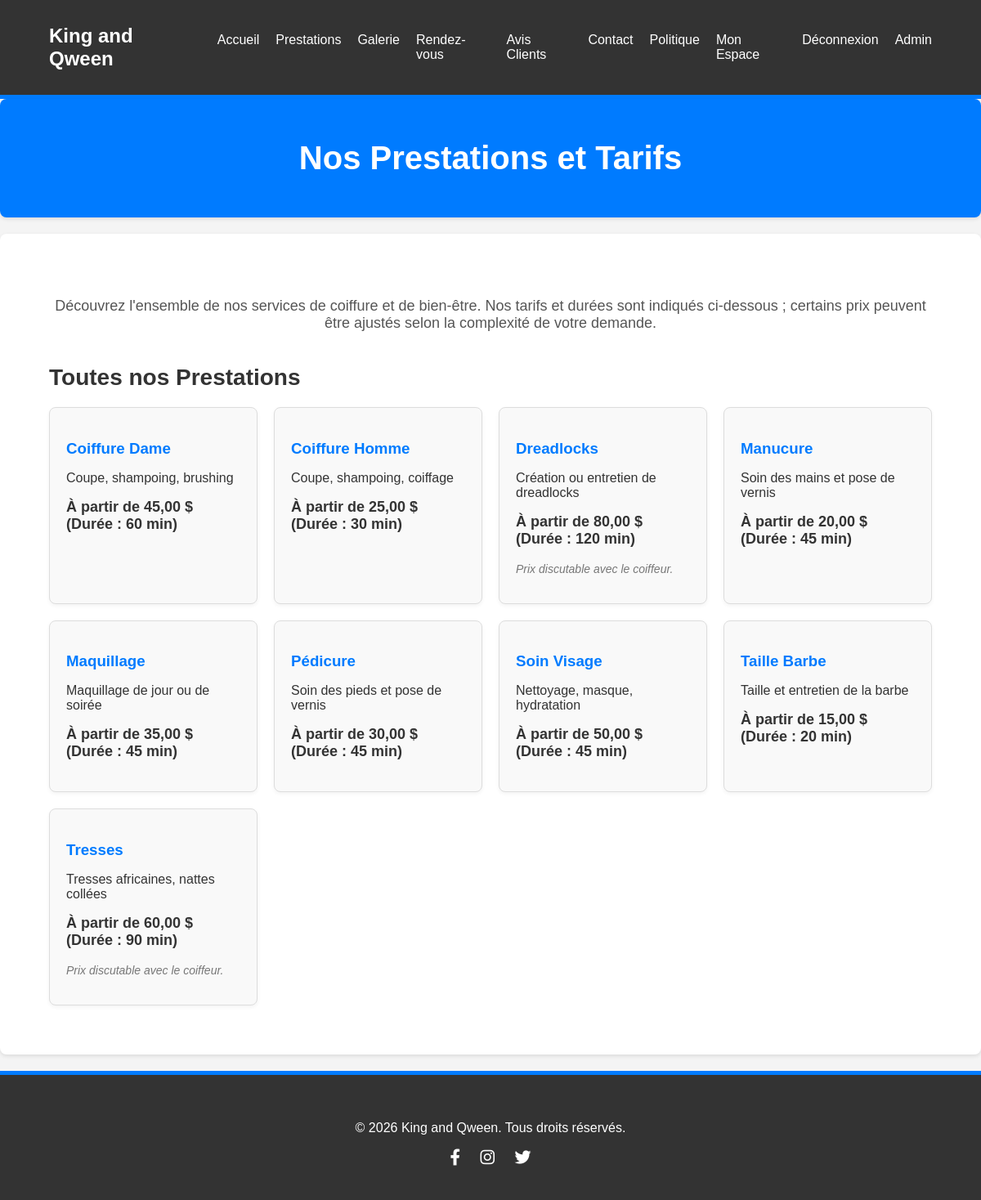
Screenshot of /frontend/prestations.php (signed in) with the database file from the repository.
### tables this page shows
CREATE TABLE `services` (
  `id` int(11) NOT NULL AUTO_INCREMENT,
  `nom` varchar(255) NOT NULL,
  `description` text,
  `prix_depart` decimal(10,2) NOT NULL,
  `duree_minutes` int(11) NOT NULL DEFAULT 30,
  `prix_discutable` tinyint(1) DEFAULT 0,
  `created_at` datetime DEFAULT CURRENT_TIMESTAMP,
  PRIMARY KEY (`id`),
  CONSTRAINT `chk_services_prix` CHECK (`prix_depart` >= 0),
  CONSTRAINT `chk_services_duree` CHECK (`duree_minutes` > 0)
);

### frontend/prestations.php (the view, shortened to what this page needs)
<?php
require_once __DIR__ . "/../includes/db.php";
$services = [];
$sql = "SELECT id, nom, description, prix_depart, COALESCE(duree_minutes, 30) AS duree_minutes, prix_discutable FROM services ORDER BY nom ASC";
if ($result = $mysqli->query($sql)) {
    while ($row = $result->fetch_assoc()) {
        $services[] = $row;
    }
}
include __DIR__ . "/../includes/header.php";
?>
<section class="page-title">
    <div class="container">
        <h1>Nos Prestations et Tarifs</h1>
    </div>
</section>
<section class="services-list">
    <div class="container">
        <p class="intro-text">Découvrez l'ensemble de nos services de coiffure et de bien-être. Nos tarifs et durées sont indiqués ci-dessous ; certains prix peuvent être ajustés selon la complexité de votre demande.</p>
        <div class="service-category">
            <h2>Toutes nos Prestations</h2>
            <div class="service-grid">
                <?php foreach ($services as $service): ?>
                    <div class="service-item">
                        <h3><?php echo htmlspecialchars($service["nom"]); ?></h3>
                        <p><?php echo nl2br(htmlspecialchars($service["description"] ?? '')); ?></p>
                        <p class="price">
                            À partir de <strong><?php echo number_format((float) $service["prix_depart"], 2, ",", " "); ?> $</strong>
                            <span>(Durée : <?php echo (int) $service["duree_minutes"]; ?> min)</span>
                        </p>
                        <?php if (!empty($service["prix_discutable"])): ?>
                            <p class="note"><em>Prix discutable avec le coiffeur.</em></p>
                        <?php endif; ?>
                    </div>
                <?php endforeach; ?>
            </div>
        </div>
    </div>
</section>
<?php include __DIR__ . "/../includes/footer.php"; ?>

### assets/css/style.css (style rules this page uses)
body { font-family: Arial, sans-serif; margin: 0; padding: 0; background-color: #f4f4f4; color: #333; }
.container { width: 90%; max-width: 1200px; margin: 0 auto; padding: 20px 0; }
section { padding: 40px 0; background-color: white; margin-bottom: 20px; border-radius: 8px; box-shadow: 0 2px 5px rgba(0,0,0,0.1); }
section h2 { text-align: center; margin-bottom: 30px; font-size: 36px; color: #007bff; }
.intro-text { text-align: center; margin-bottom: 40px; font-size: 18px; color: #555; }
.service-grid { display: grid; grid-template-columns: repeat(auto-fit, minmax(250px, 1fr)); gap: 20px; }
.services-list .service-category h2 { text-align: left; margin-top: 40px; margin-bottom: 20px; color: #333; font-size: 28px; }
.services-list .service-item { background-color: #f9f9f9; border: 1px solid #ddd; border-radius: 8px; padding: 20px; box-shadow: 0 2px 5px rgba(0,0,0,0.05); }
.services-list .service-item h3 { color: #007bff; margin-bottom: 10px; }
.services-list .service-item .price { font-size: 18px; font-weight: bold; color: #333; margin-top: 15px; }
.services-list .service-item .note { font-size: 14px; color: #777; margin-top: 5px; }
.page-title { background-color: #007bff; color: white; padding: 30px 0; margin-bottom: 20px; text-align: center; border-radius: 8px; }
.page-title h1 { margin: 0; font-size: 40px; }

### rows the page displays
services: nom "Coiffure Dame", description "Coupe, shampoing, brushing", prix_depart "45,00", duree_minutes "60"
services: nom "Coiffure Homme", description "Coupe, shampoing, coiffage", prix_depart "25,00", duree_minutes "30"
services: nom "Dreadlocks", description "Création ou entretien de dreadlocks", prix_depart "80,00", duree_minutes "120", prix_discutable "Prix discutable avec le coiffeur."
services: nom "Manucure", description "Soin des mains et pose de vernis", prix_depart "20,00", duree_minutes "45"
services: nom "Maquillage", description "Maquillage de jour ou de soirée", prix_depart "35,00", duree_minutes "45"
services: nom "Pédicure", description "Soin des pieds et pose de vernis", prix_depart "30,00", duree_minutes "45"
services: nom "Soin Visage", description "Nettoyage, masque, hydratation", prix_depart "50,00", duree_minutes "45"
services: nom "Taille Barbe", description "Taille et entretien de la barbe", prix_depart "15,00", duree_minutes "20"
services: nom "Tresses", description "Tresses africaines, nattes collées", prix_depart "60,00", duree_minutes "90", prix_discutable "Prix discutable avec le coiffeur."
